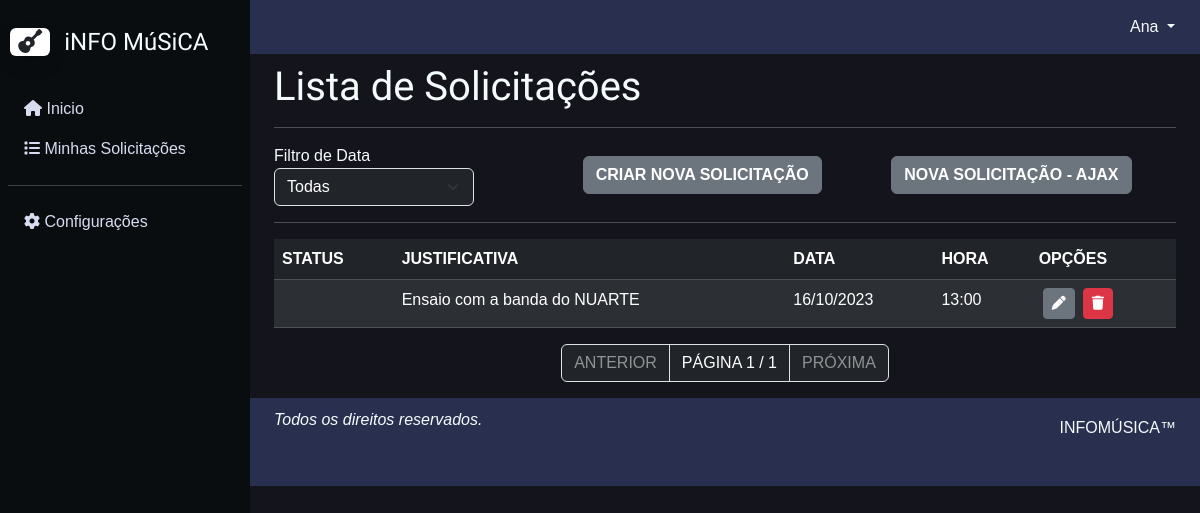
Page /listar-solicitacao (signed in) on the earlier database version.
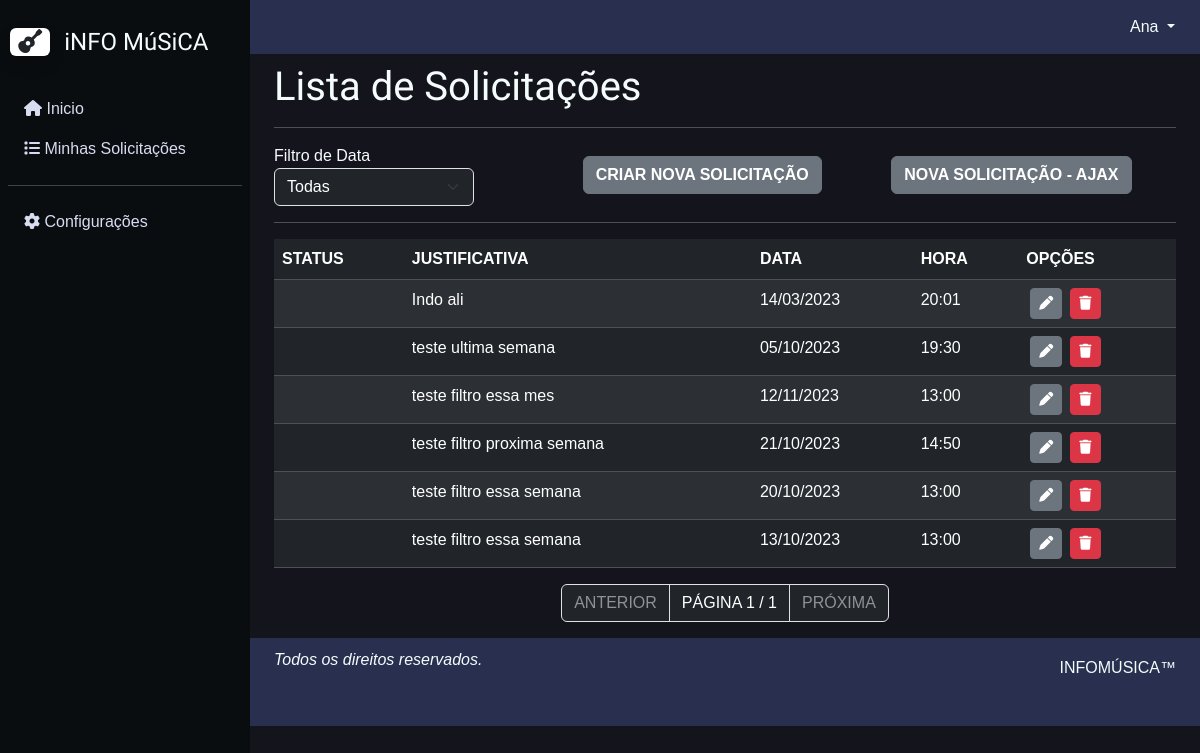
Same page on the later database version.
### reserva/models.py (models this page shows, shortened)
class Solicitacao(models.Model):
    status = models.ForeignKey(Status, on_delete=models.CASCADE, related_name='status', to_field='id', default='1')
    usuario = models.ForeignKey(Perfil, on_delete=models.CASCADE)
    justificativa = models.CharField(max_length=250, verbose_name='Justificativa', default='')
    data = models.DateField(default=timezone.now)
    hora = models.TimeField(default=timezone.now)
    post = models.DateTimeField(default=timezone.now)

### reserva/views.py (the view)
# urls.py: path('listar-solicitacao', SolicitacaoList.as_view(), name = 'listar-solicitacao'),
class SolicitacaoList(GroupRequiredMixin, ListView):
    group_required = [u'Aluno', u'Admin']
    login_url = reverse_lazy('login')
    model = Solicitacao
    template_name = 'lista/solicitacao.html'
    content_object_name = 'object_list'
    paginate_by = 7
    def get_queryset(self):
        if self.request.user.groups.filter(name = u'Admin'):
            self.object_list = Solicitacao.objects.filter().order_by('-post')
        else:
            self.object_list = Solicitacao.objects.filter(usuario = Perfil.objects.get(user = self.request.user)).order_by('-post')
        filtro_data = self.request.GET.get('filtro_data', None)
        if filtro_data == 'ultima_semana':
            self.object_list = self.object_list.filter(data__gte=timezone.now() - timezone.timedelta(days=7))
        elif filtro_data == 'ultimo_mes':
            self.object_list = self.object_list.filter(data__gte=timezone.now() - timezone.timedelta(days=30))
        elif filtro_data == 'prox_semana':
            self.object_list = self.object_list.filter(data__range=[timezone.now(), timezone.now()+ timezone.timedelta(days=7)])
        elif filtro_data == 'prox_mes':
            self.object_list = self.object_list.filter(data__range=[timezone.now(), timezone.now()+ timezone.timedelta(days=30)])
        return self.object_list

### reserva/templates/lista/solicitacao.html (shortened to what this page needs)
{% extends 'modelo.html' %}
{% load static %}
{% block conteudo %}
<div class="container-fluid">
<div id="solicitacaoContainer" class="container">
    <h1>Lista de Solicitações</h1>
    <hr>
    <div class="row">
        <div class="col-md-12">
            <div class="row d-flex align-items-center">
                <div class="col-md-4">
                Filtro de Data
                    <select class="form-select bg-dark text-white" id="floatingSelect" aria-label="Select Menu" onchange="window.location.href=this.value;" style="width: 200px;">
                        <option value="?filtro_data=todas" {% if 'todas' in request.GET.filtro_data|default:'' %}selected{% endif %}>
                            Todas</option>
                    </select>
                </div>
                <div class="col-md-4">
                    <a href="{% url 'criar-solicitacao' %}" class="btn btn-secondary">
                        <strong>CRIAR NOVA SOLICITAÇÃO</strong></a>
                </div>
                <div class="col-md-4">
                    <button type="button" class="btn btn-secondary js-create" data-url="{% url 'js-criar' %}">
                        <strong>NOVA SOLICITAÇÃO - AJAX</strong></button>
                </div>
            </div>
        </div>
    </div>
    <hr>
    <div class="table-responsive">
        <table id="table-evento" class="table table-striped table-dark table-hover table-border">
    {% for group in request.user.groups.all %}
    {% if group.name == 'Admin' %}
            <thead class="text-uppercase">
                <th>Usuario</th>
                <th>Matricula</th>
                <th>Status</th>
                <th>Justificativa</th>
                <th>Data</th>
                <th>Hora</th>
                <th>Postado em</th>
                <th>Opções</th>
            </thead>
            <tbody>
                {%  include 'lista/adm-parcial-list.html'  %}
            </tbody>
    {%else%}
            <thead class="text-uppercase">
                <th>Status</th>
                <th>Justificativa</th>
                <th>Data</th>
                <th>Hora</th>
                <th>Opções</th>
            </thead>
            <tbody>
                {% include 'lista/parcial-list.html' %}
            </tbody>
    {%endif%}
    {%endfor%}
        </table>
    </div>
    <nav aria-label="Page navigation example">
        <ul class="pagination justify-content-center">
            {% if page_obj.has_previous %}
            <li class="page-item">
                <a class="page-link text-white bg-dark" href="?page={{ page_obj.previous_page_number }}">ANTERIOR</a>
            {%else%}
            <li class="page-item disabled">
                <a class="page-link text-white-50 bg-dark" href="#">ANTERIOR</a>
            {%endif%}
            </li>
          <li class="page-item disabled">
            <div class="page-link current text-white bg-dark">
                PÁGINA {{ page_obj.number }} / {{ page_obj.paginator.num_pages }}</div></li>
            {% if page_obj.has_next %}
            <li class="page-item">
                <a class="page-link text-white bg-dark" href="?page={{ page_obj.next_page_number }}">PRÓXIMA</a>
            {%else%}
            <li class="page-item disabled">
                <a class="page-link text-white-50 bg-dark" href="#">PRÓXIMA</a>
            {%endif%}
            </li>
        </ul>
      </nav>
</div>
</div>
{% endblock %}

### reserva/templates/navbar.html (shortened to what this page needs)
<div  class="main-container d-flex">
    <div class="sidebar" id="sideNavbar">
        <div class="header-box px-2 pt-3 pb-4 d-flex justify-content-between">
            <h1 id="navbarLogo" class="fs-4"><span class="bg-white rounded shadow px-2 me-2"><i class="fa-solid fa-guitar text-dark"></i></span>
                <span>iNFO MúSiCA</span></h1>
        </div>
        <ul class="list-unstyled px-2">
            <li><a href="{% url 'inicio'%}" class="text-decoration-none px-3 py-2 d-block">
                <i class="fa-solid fa-house"></i></i> Inicio</a></li>
            {% for group in request.user.groups.all %}
            {% if group.name == 'Admin' %}
            <li><a href="{% url 'listar-solicitacao'%}" class="text-decoration-none px-3 py-2 d-block">
                <i class="fa-solid fa-list"></i> Gerenciar Solicitações</a></li>
            <li><a href="{% url 'listar-usuario'%}" class="text-decoration-none px-3 py-2 d-block">
                <i class="fa-solid fa-user-group"></i> Gerenciar Usuários</a></li>
            {%else%}
            <li><a href="{% url 'listar-solicitacao'%}" class="text-decoration-none px-3 py-2 d-block">
                <i class="fa-solid fa-list"></i> Minhas Solicitações</a></li>
            {%endif%}
            {%endfor%}
        </ul>
        <hr class="h-color mx-2">
        <ul class="list-unstyled px-2">
            <li class=""><a href="" class="text-decoration-none px-3 py-2 d-block"><i class="fa-solid fa-gear"></i>
                    Configurações</a></li>
        </ul>
    </div>
    <div class="content">
        <nav id="topNavbar" class="navbar navbar-expand-md ">
            <div class="container-fluid">
                <div class="collapse navbar-collapse justify-content-end" id="navbarSupportedContent">
                    <ul class="navbar-nav mb-2 mb-lg-0">
                        <li class="nav-item dropdown-center">
                            <a class="btn dropdown-toggle " href="" role="button" data-bs-toggle="dropdown" aria-expanded="false">
                                {{request.user}}
                              </a>
                        </li>
                    </ul>
                </div>
            </div>
        </nav>

### reserva/templates/lista/parcial-list.html (shortened to what this page needs)
{% for solicitacao in object_list %}
<tr>
    <td>
    {{solicitacao.status}}</td>
    <td>{{ solicitacao.justificativa }}</td>
    <td>{{ solicitacao.data|date:'d/m/Y' }}</td>
    <td>{{ solicitacao.hora }}</td>
    <td>
        <div class="d-flex">
        <button
        type="button"
        class="btn btn-secondary btn-sm mx-1 js-update"
        data-url="{% url 'js-editar' solicitacao.pk %}"><i class="fa-solid fa-pen"></i></button>
        <button
        type="button"
        class="btn btn-danger btn-sm mx-1 js-delete"
        data-url="{% url 'js-excluir' solicitacao.pk %}"><i class="fa-solid fa-trash"></i></button>
        </div>
    </td>
</tr>
{% empty %}
<tr>
    <td colspan="5"> Não há Solicitações.</td>
</tr>
{% endfor %}

Differences in the rows shown:
removed Solicitacao: justificativa "Ensaio com a banda do NUARTE", data "16/10/2023", hora "13:00"
added Solicitacao: justificativa "Indo ali", data "14/03/2023", hora "20:01"
added Solicitacao: justificativa "teste ultima semana", data "05/10/2023", hora "19:30"
added Solicitacao: justificativa "teste filtro essa mes", data "12/11/2023", hora "13:00"
added Solicitacao: justificativa "teste filtro proxima semana", data "21/10/2023", hora "14:50"
added Solicitacao: justificativa "teste filtro essa semana", data "20/10/2023", hora "13:00"
added Solicitacao: justificativa "teste filtro essa semana", data "13/10/2023", hora "13:00"
